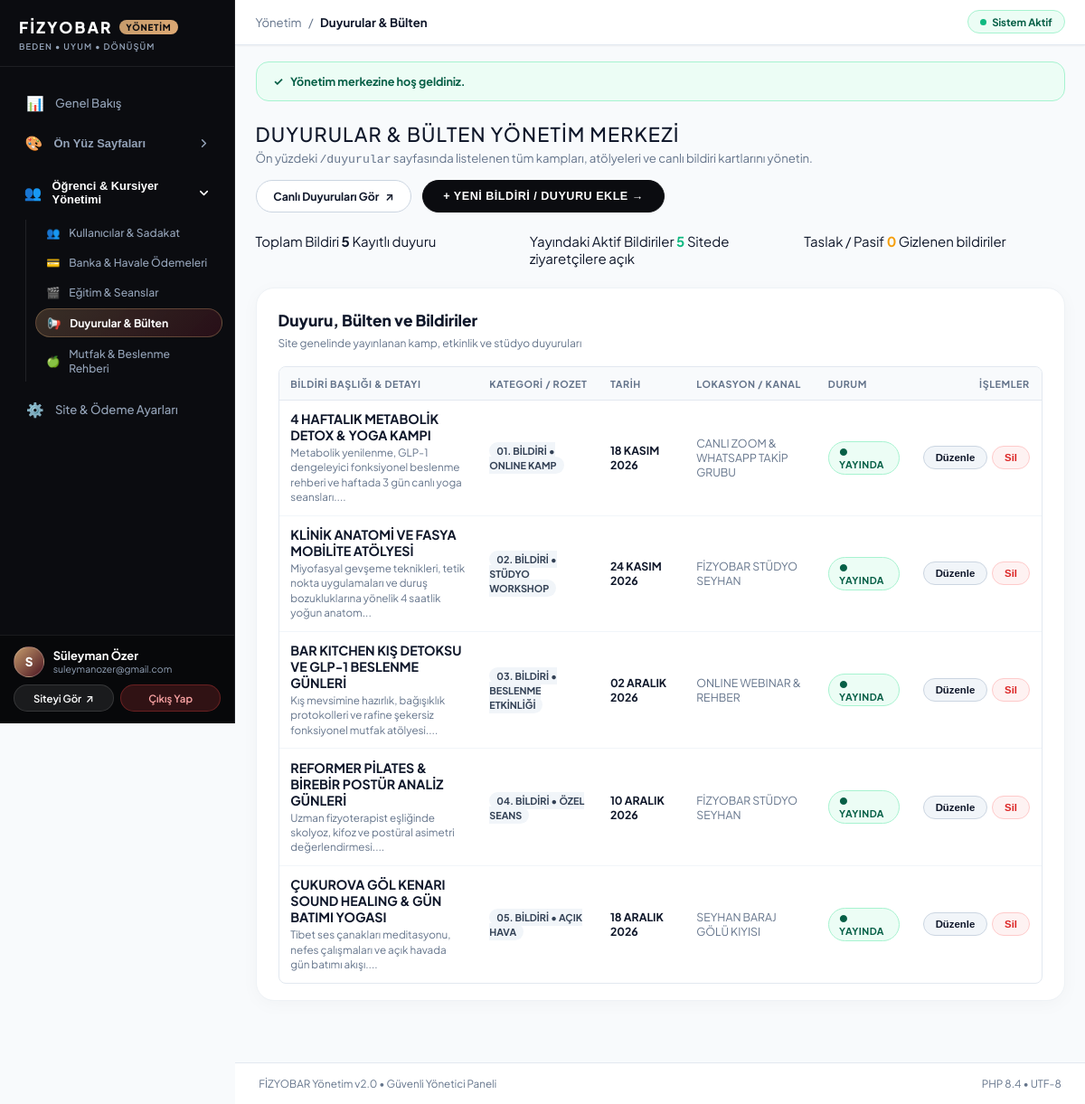
The app's page /en/xpanel/announcements (signed in) with its own data.
### tables this page shows
CREATE TABLE `users` (
  `id` int(10) unsigned NOT NULL AUTO_INCREMENT,
  `full_name` varchar(150) NOT NULL,
  `email` varchar(191) NOT NULL,
  `phone` varchar(50) DEFAULT NULL,
  `password_hash` varchar(255) NOT NULL,
  `role` enum('admin','student') NOT NULL DEFAULT 'student',
  `status` enum('active','inactive','suspended') NOT NULL DEFAULT 'active',
  `created_at` datetime NOT NULL DEFAULT current_timestamp(),
  `updated_at` datetime NOT NULL DEFAULT current_timestamp() ON UPDATE current_timestamp(),
  PRIMARY KEY (`id`),
  UNIQUE KEY `email` (`email`)
);

CREATE TABLE `site_announcements` (
  `id` int(10) unsigned NOT NULL AUTO_INCREMENT,
  `title` varchar(255) NOT NULL,
  `badge` varchar(100) DEFAULT NULL,
  `date_text` varchar(100) DEFAULT NULL,
  `location` varchar(150) DEFAULT NULL,
  `spot` text DEFAULT NULL,
  `content` longtext DEFAULT NULL,
  `sort_order` int(11) DEFAULT 1,
  `is_active` tinyint(1) DEFAULT 1,
  `created_at` datetime DEFAULT current_timestamp(),
  `updated_at` datetime DEFAULT current_timestamp() ON UPDATE current_timestamp(),
  PRIMARY KEY (`id`)
);

### app/Views/pages/xpanel/announcements.php (the view, shortened to what the rows shown need)
<?php
require __DIR__ . '/layout_top.php';
$activeCount = count(array_filter($items, fn($i) => (int)$i['is_active'] === 1));
$totalCount = count($items);
?>
<div style="display: flex; justify-content: space-between; align-items: center; margin-bottom: 1.5rem; flex-wrap: wrap; gap: 1rem;">
    <div>
        <h1 style="font-size: 1.45rem; font-weight: 500; color: var(--xp-text); text-transform: uppercase; letter-spacing: 0.05em; margin: 0 0 0.25rem 0;">
            Duyurular &amp; Bülten Yönetim Merkezi
        </h1>
        <p style="color: var(--xp-text-muted); font-size: 0.88rem; margin: 0;">
            Ön yüzdeki <code>/duyurular</code> sayfasında listelenen tüm kampları, atölyeleri ve canlı bildiri kartlarını yönetin.
        </p>
    </div>
    <div style="display: flex; gap: 0.75rem;">
        <a href="<?= url('/duyurular') ?>" target="_blank" class="xp-btn-pill-outline" title="Ön yüz duyurular sayfasını yeni sekmede gör">
            <span>Canlı Duyuruları Gör</span>
            <span>↗</span>
        </a>
        <button type="button" onclick="openNewAnnouncementModal()" class="xp-btn-pill-primary">
            + YENİ BİLDİRİ / DUYURU EKLE &rarr;
        </button>
    </div>
</div>
<div style="display: grid; grid-template-columns: repeat(auto-fit, minmax(200px, 1fr)); gap: 1rem; margin-bottom: 1.5rem;">
    <div class="xp-stat-counter-card xp-stat-card-primary">
        <span class="xp-stat-label">Toplam Bildiri</span>
        <strong class="xp-stat-value"><?= $totalCount ?></strong>
        <span class="xp-stat-sub">Kayıtlı duyuru</span>
    </div>
    <div class="xp-stat-counter-card xp-stat-card-success">
        <span class="xp-stat-label">Yayındaki Aktif Bildiriler</span>
        <strong class="xp-stat-value" style="color: var(--xp-emerald);"><?= $activeCount ?></strong>
        <span class="xp-stat-sub">Sitede ziyaretçilere açık</span>
    </div>
    <div class="xp-stat-counter-card xp-stat-card-warning">
        <span class="xp-stat-label">Taslak / Pasif</span>
        <strong class="xp-stat-value" style="color: var(--xp-amber);"><?= $totalCount - $activeCount ?></strong>
        <span class="xp-stat-sub">Gizlenen bildiriler</span>
    </div>
</div>
<div class="xp-table-card">
    <div class="xp-table-header-bar">
        <div>
            <h2 style="font-size: 1.15rem; font-weight: 800; color: #0f172a; margin: 0 0 0.2rem 0;">
                Duyuru, Bülten ve Bildiriler
            </h2>
            <span style="font-size: 0.8rem; color: #64748b;">
                Site genelinde yayınlanan kamp, etkinlik ve stüdyo duyuruları
            </span>
        </div>
    </div>
    <?php if (empty($items)): ?>
        <p style="color: var(--xp-text-muted); font-size: 0.88rem; text-align: center; padding: 3rem;">
            Henüz duyuru veya bildiri eklenmemiş. Yukarıdaki '+ Yeni Bildiri / Duyuru Ekle' butonundan ilk duyurunuzu ekleyebilirsiniz.
        </p>
    <?php else: ?>
        <div class="xpanel-table-wrap">
            <table class="xpanel-table">
                <thead>
                    <tr>
                        <th style="min-width: 220px;">Bildiri Başlığı &amp; Detayı</th>
                        <th style="width: 130px;">Kategori / Rozet</th>
                        <th style="width: 120px;">Tarih</th>
                        <th style="width: 150px;">Lokasyon / Kanal</th>
                        <th style="width: 110px;">Durum</th>
                        <th style="text-align: right; width: 120px;">İşlemler</th>
                    </tr>
                </thead>
                <tbody>
                    <?php foreach ($items as $item): ?>
                        <tr>
                            <td>
                                <strong style="color: var(--xp-text); font-size: 0.95rem;"><?= e($item['title']) ?></strong>
                                <?php if (!empty($item['spot'])): ?>
                                    <div style="font-size: 0.78rem; color: var(--xp-text-muted); margin-top: 3px; max-width: 480px; white-space: normal; line-height: 1.4;">
                                        <?= e(mb_substr($item['spot'], 0, 110)) ?>...
                                    </div>
                                <?php endif; ?>
                            </td>
                            <td>
                                <span style="background: #f1f5f9; color: #334155; padding: 3px 8px; border-radius: var(--xp-radius-pill); font-size: 0.72rem; font-weight: 700;">
                                    <?= e($item['badge'] ?: 'Genel') ?>
                                </span>
                            </td>
                            <td><strong><?= e($item['date_text'] ?: '-') ?></strong></td>
                            <td style="font-size: 0.82rem; color: var(--xp-text-muted);"><?= e($item['location'] ?: '-') ?></td>
                            <td>
                                <?php if ((int)$item['is_active'] === 1): ?>
                                    <span class="xp-status-pill xp-status-approved">● Yayında</span>
                                <?php else: ?>
                                    <span class="xp-status-pill xp-status-rejected">● Pasif</span>
                                <?php endif; ?>
                            </td>
                            <td style="text-align: right;">
                                <div style="display: inline-flex; gap: 0.35rem; align-items: center; justify-content: flex-end;">
                                    <button type="button"
                                            class="xp-btn-action-pill xp-btn-action-edit"
                                            onclick='openEditAnnouncementModal(<?= json_encode($item, JSON_HEX_TAG | JSON_HEX_APOS | JSON_HEX_QUOT | JSON_HEX_AMP) ?>)'>
                                        Düzenle
                                    </button>
                                    <form action="<?= url('/xpanel/announcements/delete') ?>" method="POST" onsubmit="return confirm('Bu duyuruyu silmek istediğinize emin misiniz?');" style="display:inline; margin: 0;">
                                        <button type="submit" class="xp-btn-action-pill xp-btn-action-danger">Sil</button>
                                    </form>
                                </div>
                            </td>
                        </tr>
                    <?php endforeach; ?>
                </tbody>
            </table>
        </div>
    <?php endif; ?>
</div>
<?php require __DIR__ . '/layout_bottom.php'; ?>

### app/Views/pages/xpanel/layout_top.php (shortened to what the rows shown need)
<?php
$currentUri = \Core\Router::getCurrentUri();
$adminUser = \Core\Auth::user();
$isPagesRoute = str_contains($currentUri, 'pages');
?>
<!DOCTYPE html>
<html lang="tr" dir="ltr" class="xp-html">
<head>
    <link rel="stylesheet" href="<?= asset('assets/css/xpanel.css') ?>?v=<?= time() ?>">
</head>
<body class="xp-body">
    <aside class="xp-sidebar" id="xpSidebar">
        <div class="xp-sidebar-brand">
            <a href="<?= url('/xpanel') ?>" class="xp-brand-link">
                <h1 class="xp-brand-title">
                    FİZYOBAR
                    <span class="xp-brand-tag">YÖNETİM</span>
                </h1>
                <span class="xp-brand-motto">BEDEN &bull; UYUM &bull; DÖNÜŞÜM</span>
            </a>
        </div>
<?php
$isCrmRoute = str_contains($currentUri, 'users') || str_contains($currentUri, 'enrollments') || str_contains($currentUri, 'courses') || str_contains($currentUri, 'announcements') || str_contains($currentUri, 'nutrition');
?>
        <div class="xp-sidebar-nav-scroll">
            <nav class="xp-nav-section">
                <a href="<?= url('/xpanel') ?>" class="xp-nav-link <?= ($currentUri === '/xpanel' || $currentUri === '/tr/xpanel') && !$isPagesRoute ? 'active' : '' ?>">
                    <span class="xp-nav-left">
                        <span class="xp-nav-icon">📊</span>
                        <span>Genel Bakış</span>
                    </span>
                </a>
                <div class="xp-nav-group <?= $isPagesRoute ? 'is-open' : '' ?>" id="navGroupPages">
                    <button type="button" class="xp-nav-group-header" onclick="toggleNavGroup('navGroupPages')">
                        <span class="xp-nav-group-title">
                            <span class="xp-nav-icon">🎨</span>
                            <span>Ön Yüz Sayfaları</span>
                        </span>
                        <svg class="xp-nav-group-chevron" width="15" height="15" viewBox="0 0 24 24" fill="none" stroke="currentColor" stroke-width="2.5" stroke-linecap="round" stroke-linejoin="round">
                            <polyline points="6 9 12 15 18 9"></polyline>
                        </svg>
                    </button>
                </div>
                <div class="xp-nav-group <?= $isCrmRoute ? 'is-open' : '' ?>" id="navGroupCrm">
                    <button type="button" class="xp-nav-group-header" onclick="toggleNavGroup('navGroupCrm')">
                        <span class="xp-nav-group-title">
                            <span class="xp-nav-icon">👥</span>
                            <span>Öğrenci &amp; Kursiyer Yönetimi</span>
                        </span>
                        <svg class="xp-nav-group-chevron" width="15" height="15" viewBox="0 0 24 24" fill="none" stroke="currentColor" stroke-width="2.5" stroke-linecap="round" stroke-linejoin="round">
                            <polyline points="6 9 12 15 18 9"></polyline>
                        </svg>
                    </button>
                    <div class="xp-nav-group-items">
                        <a href="<?= url('/xpanel/users') ?>" class="xp-nav-sub-link <?= str_contains($currentUri, 'users') ? 'active' : '' ?>">
                            <span>👥</span>
                            <span>Kullanıcılar &amp; Sadakat</span>
                        </a>
                        <a href="<?= url('/xpanel/enrollments') ?>" class="xp-nav-sub-link <?= str_contains($currentUri, 'enrollments') ? 'active' : '' ?>">
                            <span>💳</span>
                            <span>Banka &amp; Havale Ödemeleri</span>
                        </a>
                        <a href="<?= url('/xpanel/courses') ?>" class="xp-nav-sub-link <?= str_contains($currentUri, 'courses') ? 'active' : '' ?>">
                            <span>🎬</span>
                            <span>Eğitim &amp; Seanslar</span>
                        </a>
                        <a href="<?= url('/xpanel/announcements') ?>" class="xp-nav-sub-link <?= str_contains($currentUri, 'announcements') ? 'active' : '' ?>">
                            <span>📢</span>
                            <span>Duyurular &amp; Bülten</span>
                        </a>
                        <a href="<?= url('/xpanel/nutrition') ?>" class="xp-nav-sub-link <?= str_contains($currentUri, 'nutrition') ? 'active' : '' ?>">
                            <span>🍏</span>
                            <span>Mutfak &amp; Beslenme Rehberi</span>
                        </a>
                    </div>
                </div>
                <a href="<?= url('/xpanel/settings') ?>" class="xp-nav-link <?= str_contains($currentUri, 'settings') ? 'active' : '' ?>">
                    <span class="xp-nav-left">
                        <span class="xp-nav-icon">⚙️</span>
                        <span>Site &amp; Ödeme Ayarları</span>
                    </span>
                </a>
            </nav>
        </div>
        <div class="xp-sidebar-footer">
            <div class="xp-user-card">
                <div class="xp-user-avatar">
                    <?= mb_substr($adminUser['full_name'] ?? 'S', 0, 1) ?>
                </div>
                <div class="xp-user-meta">
                    <div class="xp-user-name"><?= e($adminUser['full_name'] ?? 'Süper Yönetici') ?></div>
                    <div class="xp-user-role"><?= e($adminUser['email'] ?? 'Yönetici') ?></div>
                </div>
            </div>
            <div class="xp-footer-actions">
                <a href="<?= url('/') ?>" target="_blank" class="xp-btn-side-site" title="Site ön yüzünü yeni sekmede aç">
                    <span>Siteyi Gör</span>
                    <span>↗</span>
                </a>
                <a href="<?= url('/xpanel/logout') ?>" class="xp-btn-side-logout">
                    <span>Çıkış Yap</span>
                </a>
            </div>
        </div>
    </aside>
    <div class="xp-main-wrapper">
        <header class="xp-top-bar">
            <div class="xp-top-bar-left">
                <div class="xp-breadcrumb">
                    <span>Yönetim</span>
                    <span>/</span>
                    <strong><?= e($metaTitle ?? 'Kontrol Paneli') ?></strong>
                </div>
            </div>
            <div style="display: flex; align-items: center; gap: 0.75rem;">
                <div class="xp-top-status-badge">
                    <span class="xp-status-dot"></span>
                    <span>Sistem Aktif</span>
                </div>
            </div>
        </header>
        <main class="xp-content-area">
            <?php if (!empty($flash)): ?>
                <div style="background-color: var(--xp-emerald-light); border: 1px solid #a7f3d0; color: #065f46; padding: 0.85rem 1.25rem; border-radius: var(--xp-radius-md); margin-bottom: 1.5rem; font-size: 0.84rem; font-weight: 700; display: flex; align-items: center; gap: 0.5rem;">
                    <span>✓</span>
                    <span><?= e($flash) ?></span>
                </div>
            <?php endif; ?>

### records on screen
users: full_name "S", full_name "Süleyman Özer", email "suleymanozer@gmail.com"
site_announcements: title "4 HAFTALIK METABOLİK DETOX & YOGA KAMPI", spot "Metabolik yenilenme, GLP-1 dengeleyici fonksiyonel beslenme rehberi ve haftada 3 gün canlı yoga seansları.", badge "01. BİLDİRİ • ONLINE KAMP", date_text "18 KASIM 2026", location "CANLI ZOOM & WHATSAPP TAKİP GRUBU", is_active "● YAYINDA"
site_announcements: title "KLİNİK ANATOMİ VE FASYA MOBİLİTE ATÖLYESİ", spot "Miyofasyal gevşeme teknikleri, tetik nokta uygulamaları ve duruş bozukluklarına yönelik 4 saatlik yoğun anatom", badge "02. BİLDİRİ • STÜDYO WORKSHOP", date_text "24 KASIM 2026", location "FİZYOBAR STÜDYO SEYHAN", is_active "● YAYINDA"
site_announcements: title "BAR KITCHEN KIŞ DETOKSU VE GLP-1 BESLENME GÜNLERİ", spot "Kış mevsimine hazırlık, bağışıklık protokolleri ve rafine şekersiz fonksiyonel mutfak atölyesi.", badge "03. BİLDİRİ • BESLENME ETKİNLİĞİ", date_text "02 ARALIK 2026", location "ONLINE WEBINAR & REHBER", is_active "● YAYINDA"
site_announcements: title "REFORMER PİLATES & BİREBİR POSTÜR ANALİZ GÜNLERİ", spot "Uzman fizyoterapist eşliğinde skolyoz, kifoz ve postüral asimetri değerlendirmesi.", badge "04. BİLDİRİ • ÖZEL SEANS", date_text "10 ARALIK 2026", location "FİZYOBAR STÜDYO SEYHAN", is_active "● YAYINDA"
site_announcements: title "ÇUKUROVA GÖL KENARI SOUND HEALING & GÜN BATIMI YOGASI", spot "Tibet ses çanakları meditasyonu, nefes çalışmaları ve açık havada gün batımı akışı.", badge "05. BİLDİRİ • AÇIK HAVA", date_text "18 ARALIK 2026", location "SEYHAN BARAJ GÖLÜ KIYISI", is_active "● YAYINDA"

### other values on screen
$metaTitle "Duyurular & Bülten"
$flash "Yönetim merkezine hoş geldiniz."
$totalCount "5"
$activeCount "5"
$totalCount - $activeCount "0"
PHP_MAJOR_VERSION "8"
PHP_MINOR_VERSION "4"
